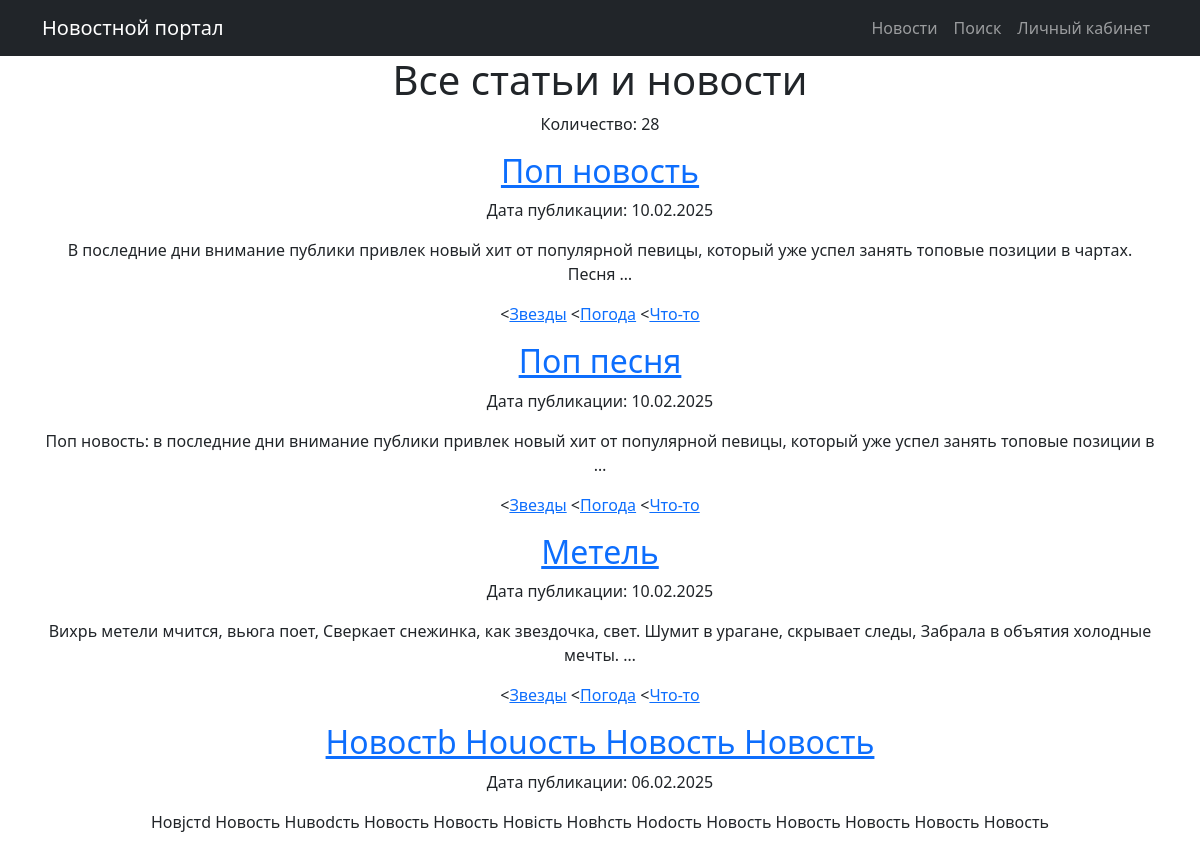
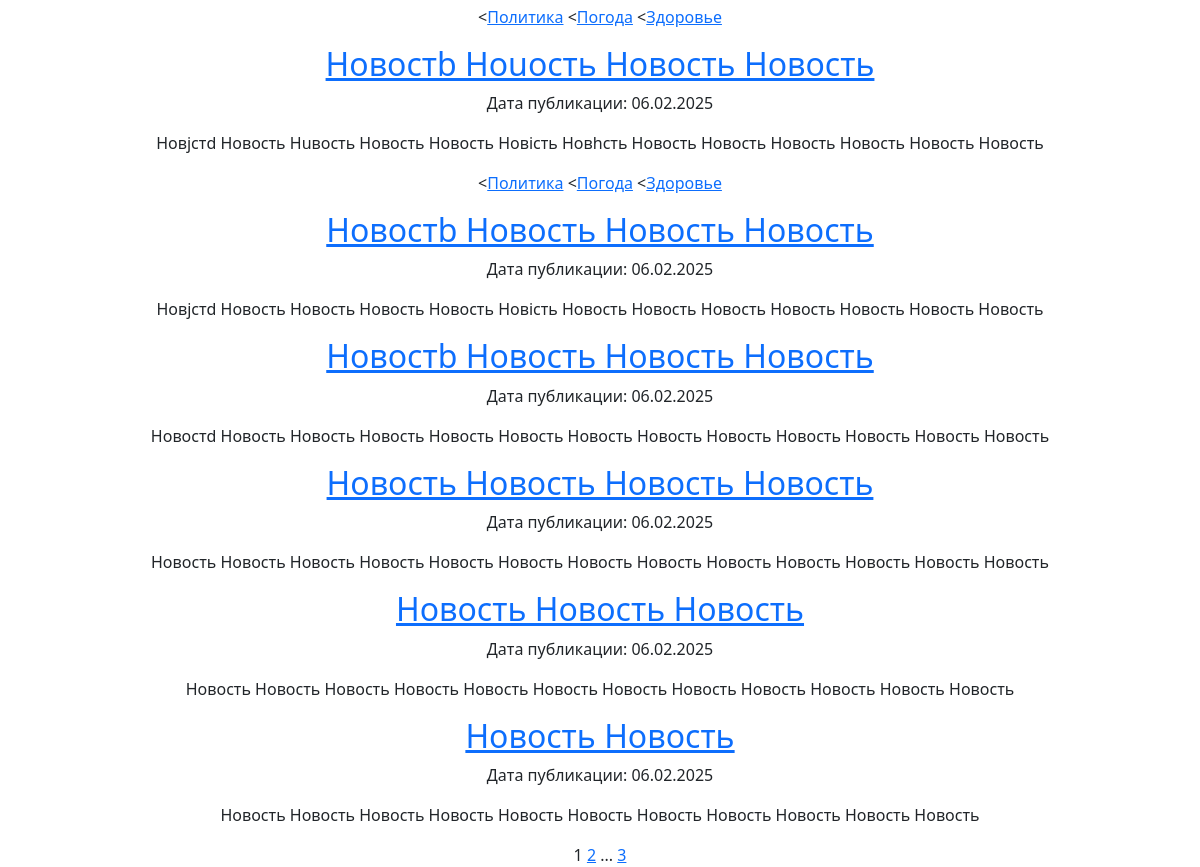
The app's page /posts/, older data (2 pictures, top to bottom).
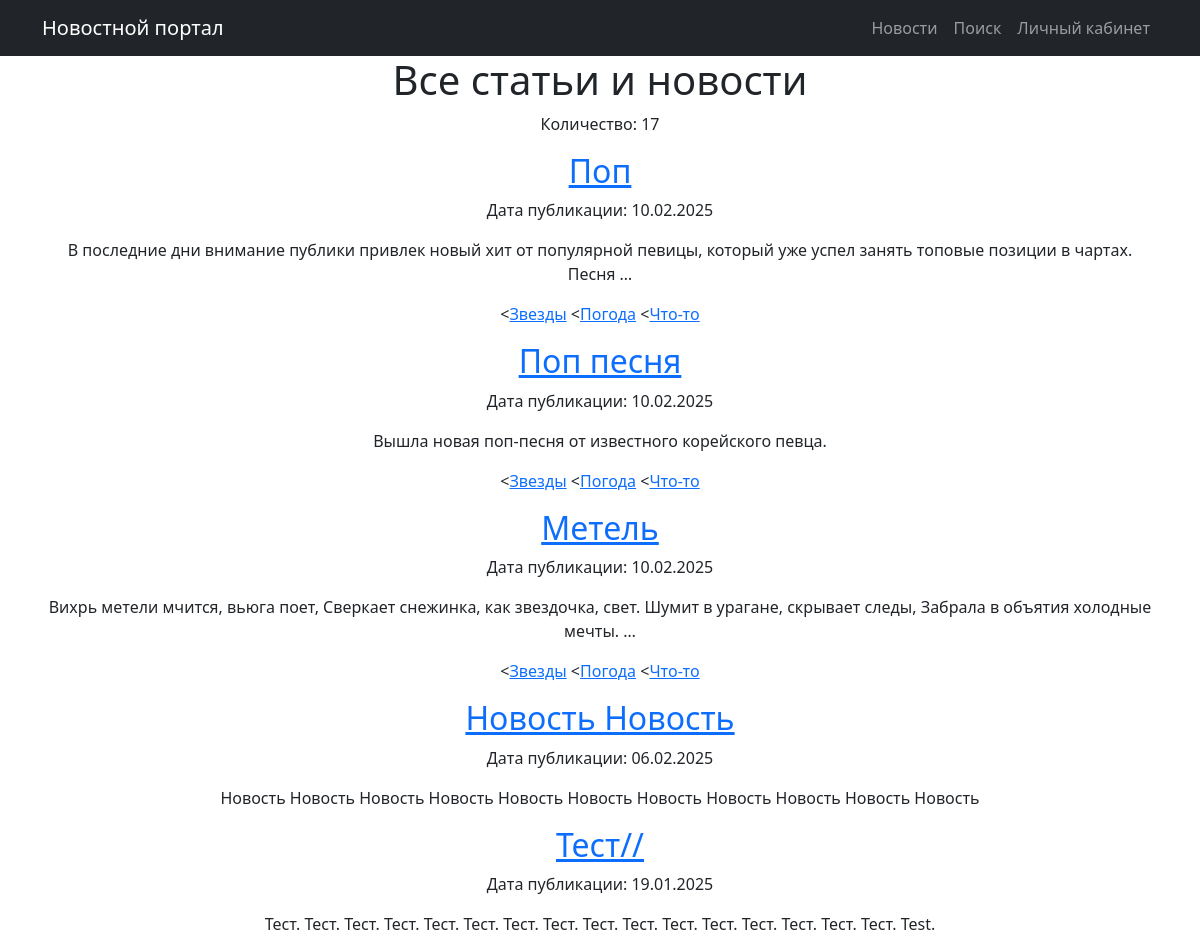
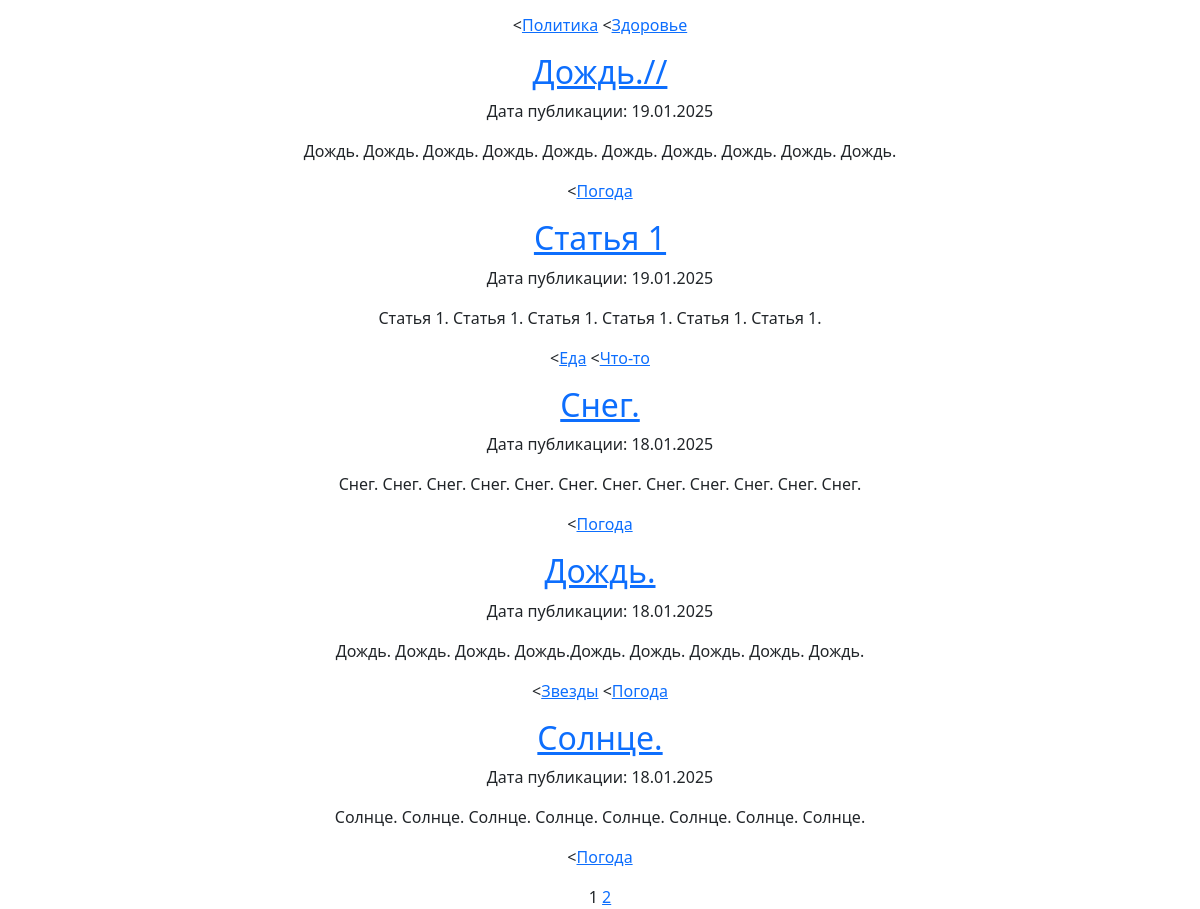
The same page, newer data (2 pictures, top to bottom).
### news/models.py (models this page shows, shortened)
class Post(models.Model):
    author = models.ForeignKey(Author, on_delete=models.CASCADE, related_name="posts")
    post_type = models.CharField(max_length=2, choices=POST_TYPES, default=article)
    created_at = models.DateTimeField(auto_now_add=True)
    categories = models.ManyToManyField(Category, through='PostCategory', related_name="posts")
    title = models.CharField(max_length=128)
    content = models.TextField()
    rating = models.IntegerField(default=0)

class Category(models.Model):
    name = models.CharField(max_length=64, unique=True)
    subscribers = models.ManyToManyField(User, related_name='subscribers')

### news/views.py (the view)
# urls.py: path('posts/', NewsList.as_view(), name='news_list'),
class NewsList(ListView):
    model = Post
    ordering = '-created_at'
    template_name = 'post/news.html'
    context_object_name = 'posts'
    paginate_by = 10
    def get_context_data(self, **kwargs):
        context = super().get_context_data(**kwargs)
        context['total_news_count'] = Post.objects.count()
        return context

### news/templatetags/custom_filters.py (called while the page is built)
@register.filter()
def censor(value):
    if not isinstance(value, str):
        raise TypeError("Фильтр 'censor' может применяться только к строкам.")
    for words in unwanted_words:
        value = value.replace(words[1:], '*' * len(words[1:]))
    return value

### templates/post/news.html (shortened to what this page needs)
{% extends 'flatpages/default.html' %}
{% load custom_filters %}
{% block content %}
<h1>Все статьи и новости</h1>
<p>Количество: {{ total_news_count }}</p>
    {% for post in posts %}
        <h2><a href="{% url 'news_detail' post.pk %}">{{post.title|censor}}</a></h2>
        <p>Дата публикации: {{post.created_at|date:"d.m.Y"}}</p>
        <p>{{post.content|truncatewords:20|censor}}</p>
        <p>
        {% for c in post.categories.all%}
            <<a href="{% url 'news_category' c.id %}">{{ c.name }}</a>
        {% endfor %}
        </p>
    {% endfor %}
   {{ page_obj.number }}
   {% if page_obj.has_next %}
       <a href="?page={{ page_obj.next_page_number }}">{{ page_obj.next_page_number }}</a>
       {% if paginator.num_pages != page_obj.next_page_number %}
           ...
           <a href="?page={{ page_obj.paginator.num_pages }}">{{ page_obj.paginator.num_pages }}</a>
       {% endif %}
   {% endif %}
{% endblock content %}

Row changes from the older to the newer data that the page shows:
removed Post: title|censor "Новостb Ноuость Новость Новость", created_at "06.02.2025", content|censor "Новjстd Новость Нuвоdсть Новость Новость Новiсть Новhсть Ноdость Новость Новость Новость Новость Новость", Category (name "Политика"), Category (name "Погода"), Category (name "Здоровье")
removed Post: title|censor "Новостb Ноuость Новость Новость", created_at "06.02.2025", content|censor "Новjстd Новость Нuвость Новость Новость Новiсть Новhсть Новость Новость Новость Новость Новость Новость", Category (name "Политика"), Category (name "Погода"), Category (name "Здоровье")
removed Post: title|censor "Новостb Новость Новость Новость", created_at "06.02.2025", content|censor "Новjстd Новость Новость Новость Новость Новiсть Новость Новость Новость Новость Новость Новость Новость"
removed Post: title|censor "Новостb Новость Новость Новость", created_at "06.02.2025", content|censor "Новостd Новость Новость Новость Новость Новость Новость Новость Новость Новость Новость Новость Новость"
removed Post: title|censor "Новость Новость Новость Новость", created_at "06.02.2025", content|censor "Новость Новость Новость Новость Новость Новость Новость Новость Новость Новость Новость Новость Новость"
removed Post: title|censor "Новость Новость Новость", created_at "06.02.2025", content|censor "Новость Новость Новость Новость Новость Новость Новость Новость Новость Новость Новость Новость"
changed Post: title|censor "Поп новость" → "Поп"
changed Post "Поп песня": content|censor "Поп новость: в последние дни внимание публики привлек новый хит от популярной певицы, который уже успел занять топовые позиции в …" → "Вышла новая поп-песня от известного корейского певца."
now on this page (row unchanged): Post: title|censor "Тест//", created_at "19.01.2025", content|censor "Тест. Тест. Тест. Тест. Тест. Тест. Тест. Тест. Тест. Тест. Тест. Тест. Тест. Тест. Тест. Тест. Test.", Category (name "Политика"), Category (name "Здоровье")
now on this page (row unchanged): Post: title|censor "Дождь.//", created_at "19.01.2025", content|censor "Дождь. Дождь. Дождь. Дождь. Дождь. Дождь. Дождь. Дождь. Дождь. Дождь.", Category (name "Погода")
now on this page (row unchanged): Post: title|censor "Статья 1", created_at "19.01.2025", content|censor "Статья 1. Статья 1. Статья 1. Статья 1. Статья 1. Статья 1.", Category (name "Что-то")
now on this page (row unchanged): Category: name "Еда", shown under "Статья 1"
now on this page (row unchanged): Post: title|censor "Снег.", created_at "18.01.2025", content|censor "Снег. Снег. Снег. Снег. Снег. Снег. Снег. Снег. Снег. Снег. Снег. Снег.", Category (name "Погода")
now on this page (row unchanged): Post: title|censor "Дождь.", created_at "18.01.2025", content|censor "Дождь. Дождь. Дождь. Дождь.Дождь. Дождь. Дождь. Дождь. Дождь.", Category (name "Звезды"), Category (name "Погода")
now on this page (row unchanged): Post: title|censor "Солнце.", created_at "18.01.2025", content|censor "Солнце. Солнце. Солнце. Солнце. Солнце. Солнце. Солнце. Солнце.", Category (name "Погода")
Text that changed along with them:
{{ total_news_count }}: "28" → "17"
{{ page_obj.paginator.num_pages }}: "3" → (not shown)
